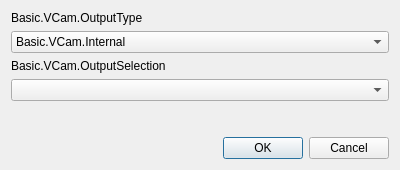
<?xml version="1.0" encoding="UTF-8"?>
<ui version="4.0">
 <class>OBSBasicVCamConfig</class>
 <widget class="QWidget" name="OBSBasicVCamConfig">
  <property name="geometry">
   <rect>
    <x>0</x>
    <y>0</y>
    <width>400</width>
    <height>170</height>
   </rect>
  </property>
  <property name="windowTitle">
   <string>Basic.VCam.VirtualCamera</string>
  </property>
  <layout class="QVBoxLayout" name="verticalLayout">
   <item>
    <widget class="QLabel" name="outputTypeLabel">
     <property name="text">
      <string>Basic.VCam.OutputType</string>
     </property>
    </widget>
   </item>
   <item>
    <widget class="PLSComboBox" name="outputType">
     <item>
      <property name="text">
       <string>Basic.VCam.Internal</string>
      </property>
     </item>
     <item>
      <property name="text">
       <string>Basic.Scene</string>
      </property>
     </item>
     <item>
      <property name="text">
       <string>Basic.Main.Source</string>
      </property>
     </item>
    </widget>
   </item>
   <item>
    <widget class="QLabel" name="outputSelectionLabel">
     <property name="text">
      <string>Basic.VCam.OutputSelection</string>
     </property>
    </widget>
   </item>
   <item>
    <widget class="PLSComboBox" name="outputSelection"/>
   </item>
   <item>
    <spacer name="verticalSpacer">
     <property name="orientation">
      <enum>Qt::Vertical</enum>
     </property>
     <property name="sizeHint" stdset="0">
      <size>
       <width>20</width>
       <height>40</height>
      </size>
     </property>
    </spacer>
   </item>
   <item>
    <widget class="QDialogButtonBox" name="buttonBox">
     <property name="orientation">
      <enum>Qt::Horizontal</enum>
     </property>
     <property name="standardButtons">
      <set>QDialogButtonBox::Cancel|QDialogButtonBox::Ok</set>
     </property>
    </widget>
   </item>
  </layout>
 </widget>
  <customwidgets>
  <customwidget>
   <class>PLSComboBox</class>
   <extends>QComboBox</extends>
   <header location="global">PLSComboBox.h</header>
  </customwidget>
 </customwidgets>
 <resources/>
 <connections/>
 <slots>
  <slot>accept()</slot>
  <slot>reject()</slot>
 </slots>
</ui>
